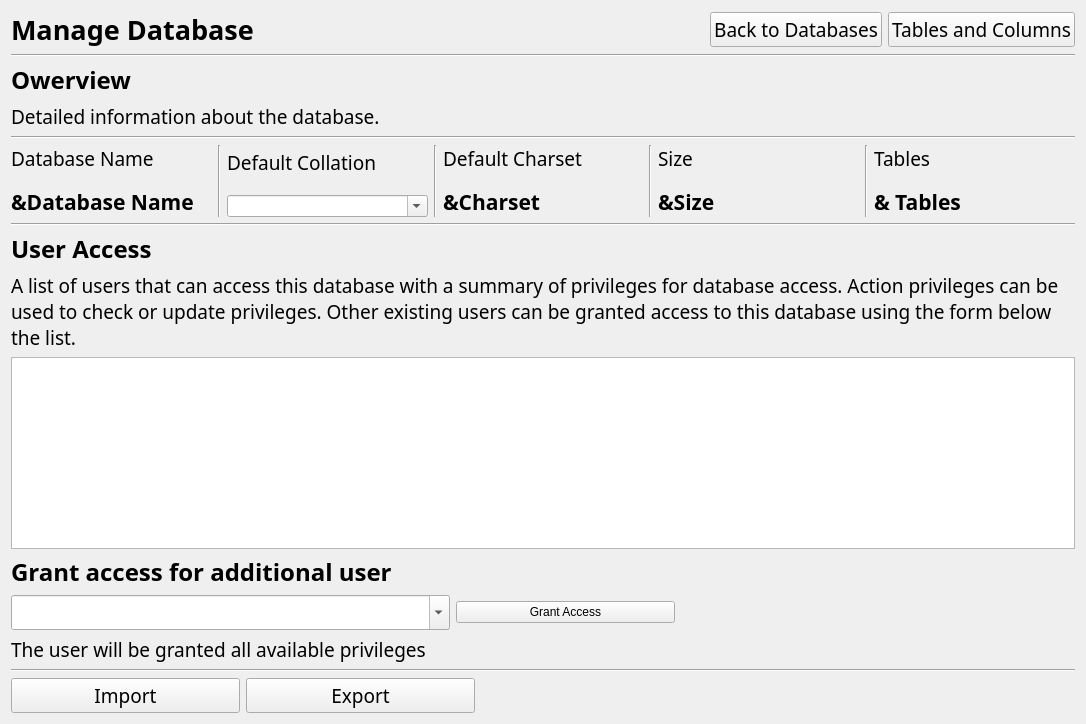
      <widget class="QWidget" name="dbDetailPage">
       <layout class="QVBoxLayout" name="verticalLayout_13">
        <item>
         <layout class="QHBoxLayout" name="horizontalLayout_8">
          <item>
           <widget class="QLabel" name="label_4">
            <property name="font">
             <font>
              <family>Vazir Code</family>
              <pointsize>20</pointsize>
              <bold>true</bold>
             </font>
            </property>
            <property name="text">
             <string>Manage Database</string>
            </property>
           </widget>
          </item>
          <item>
           <spacer name="horizontalSpacer_3">
            <property name="orientation">
             <enum>Qt::Orientation::Horizontal</enum>
            </property>
            <property name="sizeType">
             <enum>QSizePolicy::Policy::Fixed</enum>
            </property>
            <property name="sizeHint" stdset="0">
             <size>
              <width>450</width>
              <height>20</height>
             </size>
            </property>
           </spacer>
          </item>
          <item>
           <widget class="QPushButton" name="btnBackDb2">
            <property name="font">
             <font>
              <family>Vazir Code</family>
              <pointsize>14</pointsize>
             </font>
            </property>
            <property name="text">
             <string>Back to Databases</string>
            </property>
           </widget>
          </item>
          <item>
           <widget class="QPushButton" name="btnTables">
            <property name="font">
             <font>
              <family>Vazir Code</family>
              <pointsize>14</pointsize>
             </font>
            </property>
            <property name="text">
             <string>Tables and Columns</string>
            </property>
           </widget>
          </item>
         </layout>
        </item>
        <item>
         <widget class="Line" name="line_3">
          <property name="orientation">
           <enum>Qt::Orientation::Horizontal</enum>
          </property>
         </widget>
        </item>
        <item>
         <layout class="QVBoxLayout" name="verticalLayout_5">
          <item>
           <widget class="QLabel" name="label_29">
            <property name="font">
             <font>
              <family>Vazir Code</family>
              <pointsize>18</pointsize>
              <bold>true</bold>
             </font>
            </property>
            <property name="text">
             <string>Owerview</string>
            </property>
           </widget>
          </item>
          <item>
           <widget class="QLabel" name="label_7">
            <property name="font">
             <font>
              <family>Vazir Code</family>
              <pointsize>14</pointsize>
             </font>
            </property>
            <property name="text">
             <string>Detailed information about the database.</string>
            </property>
           </widget>
          </item>
          <item>
           <widget class="Line" name="line_4">
            <property name="orientation">
             <enum>Qt::Orientation::Horizontal</enum>
            </property>
           </widget>
          </item>
         </layout>
        </item>
        <item>
         <layout class="QHBoxLayout" name="horizontalLayout_9">
          <item>
           <layout class="QVBoxLayout" name="verticalLayout_8">
            <property name="spacing">
             <number>15</number>
            </property>
            <item>
             <widget class="QLabel" name="label_6">
              <property name="font">
               <font>
                <family>Vazir Code</family>
                <pointsize>14</pointsize>
               </font>
              </property>
              <property name="text">
               <string>Database Name</string>
              </property>
             </widget>
            </item>
            <item>
             <widget class="QLabel" name="lblDbName">
              <property name="font">
               <font>
                <family>Vazir Code</family>
                <pointsize>16</pointsize>
                <bold>true</bold>
               </font>
              </property>
              <property name="text">
               <string>&amp;Database Name</string>
              </property>
             </widget>
            </item>
           </layout>
          </item>
          <item>
           <widget class="Line" name="line_6">
            <property name="orientation">
             <enum>Qt::Orientation::Vertical</enum>
            </property>
           </widget>
          </item>
          <item>
           <layout class="QVBoxLayout" name="verticalLayout_9">
            <property name="spacing">
             <number>15</number>
            </property>
            <item>
             <widget class="QLabel" name="label_21">
              <property name="font">
               <font>
                <family>Vazir Code</family>
                <pointsize>14</pointsize>
               </font>
              </property>
              <property name="text">
               <string>Default Collation</string>
              </property>
             </widget>
            </item>
            <item>
             <widget class="QComboBox" name="cbCollation">
              <property name="editable">
               <bool>true</bool>
              </property>
             </widget>
            </item>
           </layout>
          </item>
          <item>
           <widget class="Line" name="line_7">
            <property name="orientation">
             <enum>Qt::Orientation::Vertical</enum>
            </property>
           </widget>
          </item>
          <item>
           <layout class="QVBoxLayout" name="verticalLayout_10">
            <property name="spacing">
             <number>15</number>
            </property>
            <item>
             <widget class="QLabel" name="label_23">
              <property name="font">
               <font>
                <family>Vazir Code</family>
                <pointsize>14</pointsize>
               </font>
              </property>
              <property name="text">
               <string>Default Charset</string>
              </property>
             </widget>
            </item>
            <item>
             <widget class="QLabel" name="lblCharset">
              <property name="font">
               <font>
                <family>Vazir Code</family>
                <pointsize>16</pointsize>
                <bold>true</bold>
               </font>
              </property>
              <property name="text">
               <string>&amp;Charset</string>
              </property>
             </widget>
            </item>
           </layout>
          </item>
          <item>
           <widget class="Line" name="line_8">
            <property name="orientation">
             <enum>Qt::Orientation::Vertical</enum>
            </property>
           </widget>
          </item>
          <item>
           <layout class="QVBoxLayout" name="verticalLayout_11">
            <property name="spacing">
             <number>15</number>
            </property>
            <item>
             <widget class="QLabel" name="label_26">
              <property name="font">
               <font>
                <family>Vazir Code</family>
                <pointsize>14</pointsize>
               </font>
              </property>
              <property name="text">
               <string>Size</string>
              </property>
             </widget>
            </item>
            <item>
             <widget class="QLabel" name="lblSize">
              <property name="font">
               <font>
                <family>Vazir Code</family>
                <pointsize>16</pointsize>
                <bold>true</bold>
               </font>
              </property>
              <property name="text">
               <string>&amp;Size</string>
              </property>
             </widget>
            </item>
           </layout>
          </item>
          <item>
           <widget class="Line" name="line_9">
            <property name="orientation">
             <enum>Qt::Orientation::Vertical</enum>
            </property>
           </widget>
          </item>
          <item>
           <layout class="QVBoxLayout" name="verticalLayout_12">
            <property name="spacing">
             <number>15</number>
            </property>
            <item>
             <widget class="QLabel" name="label_27">
              <property name="font">
               <font>
                <family>Vazir Code</family>
                <pointsize>14</pointsize>
               </font>
              </property>
              <property name="text">
               <string>Tables</string>
              </property>
             </widget>
            </item>
            <item>
             <widget class="QLabel" name="lblTables">
              <property name="font">
               <font>
                <family>Vazir Code</family>
                <pointsize>16</pointsize>
                <bold>true</bold>
               </font>
              </property>
              <property name="text">
               <string>&amp; Tables</string>
              </property>
             </widget>
            </item>
           </layout>
          </item>
         </layout>
        </item>
        <item>
         <widget class="Line" name="line_5">
          <property name="orientation">
           <enum>Qt::Orientation::Horizontal</enum>
          </property>
         </widget>
        </item>
        <item>
         <widget class="QLabel" name="label_31">
          <property name="font">
           <font>
            <family>Vazir Code</family>
            <pointsize>18</pointsize>
            <bold>true</bold>
           </font>
          </property>
          <property name="text">
           <string>User Access</string>
          </property>
         </widget>
        </item>
        <item>
         <widget class="QLabel" name="label_30">
          <property name="font">
           <font>
            <family>Vazir Code</family>
            <pointsize>14</pointsize>
           </font>
          </property>
          <property name="text">
           <string>A list of users that can access this database with a summary of privileges for database access. Action privileges can be used to check or update privileges. Other existing users can be granted access to this database using the form below the list.</string>
          </property>
          <property name="wordWrap">
           <bool>true</bool>
          </property>
         </widget>
        </item>
        <item>
         <widget class="QTableWidget" name="tblDbUsers">
          <property name="font">
           <font>
            <family>Vazir Code</family>
            <pointsize>14</pointsize>
           </font>
          </property>
          <property name="editTriggers">
           <set>QAbstractItemView::EditTrigger::NoEditTriggers</set>
          </property>
          <property name="tabKeyNavigation">
           <bool>false</bool>
          </property>
          <property name="showDropIndicator" stdset="0">
           <bool>false</bool>
          </property>
          <property name="dragDropOverwriteMode">
           <bool>false</bool>
          </property>
          <property name="selectionBehavior">
           <enum>QAbstractItemView::SelectionBehavior::SelectRows</enum>
          </property>
         </widget>
        </item>
        <item>
         <widget class="QLabel" name="label_32">
          <property name="font">
           <font>
            <family>Vazir Code</family>
            <pointsize>18</pointsize>
            <bold>true</bold>
           </font>
          </property>
          <property name="text">
           <string>Grant access for additional user</string>
          </property>
         </widget>
        </item>
        <item>
         <layout class="QHBoxLayout" name="horizontalLayout_13" stretch="2,1,0">
          <item>
           <widget class="QComboBox" name="cbUsersList">
            <property name="font">
             <font>
              <family>Vazir Code</family>
              <pointsize>14</pointsize>
             </font>
            </property>
            <property name="editable">
             <bool>true</bool>
            </property>
            <property name="placeholderText">
             <string/>
            </property>
           </widget>
          </item>
          <item>
           <widget class="QPushButton" name="btnAccess">
            <property name="text">
             <string>Grant Access</string>
            </property>
           </widget>
          </item>
          <item>
           <spacer name="horizontalSpacer_4">
            <property name="orientation">
             <enum>Qt::Orientation::Horizontal</enum>
            </property>
            <property name="sizeType">
             <enum>QSizePolicy::Policy::Fixed</enum>
            </property>
            <property name="sizeHint" stdset="0">
             <size>
              <width>400</width>
              <height>20</height>
             </size>
            </property>
           </spacer>
          </item>
         </layout>
        </item>
        <item>
         <widget class="QLabel" name="label_33">
          <property name="font">
           <font>
            <family>Vazir Code</family>
            <pointsize>14</pointsize>
           </font>
          </property>
          <property name="text">
           <string>The user will be granted all available privileges</string>
          </property>
         </widget>
        </item>
        <item>
         <widget class="Line" name="line_10">
          <property name="orientation">
           <enum>Qt::Orientation::Horizontal</enum>
          </property>
         </widget>
        </item>
        <item>
         <layout class="QHBoxLayout" name="horizontalLayout_12">
          <item>
           <widget class="QPushButton" name="btnImportDb">
            <property name="font">
             <font>
              <family>Vazir Code</family>
              <pointsize>14</pointsize>
             </font>
            </property>
            <property name="text">
             <string>Import</string>
            </property>
           </widget>
          </item>
          <item>
           <widget class="QPushButton" name="btnExportDb">
            <property name="font">
             <font>
              <family>Vazir Code</family>
              <pointsize>14</pointsize>
             </font>
            </property>
            <property name="text">
             <string>Export</string>
            </property>
           </widget>
          </item>
          <item>
           <spacer name="horizontalSpacer_5">
            <property name="orientation">
             <enum>Qt::Orientation::Horizontal</enum>
            </property>
            <property name="sizeType">
             <enum>QSizePolicy::Policy::Fixed</enum>
            </property>
            <property name="sizeHint" stdset="0">
             <size>
              <width>600</width>
              <height>20</height>
             </size>
            </property>
           </spacer>
          </item>
         </layout>
        </item>
       </layout>
      </widget>
